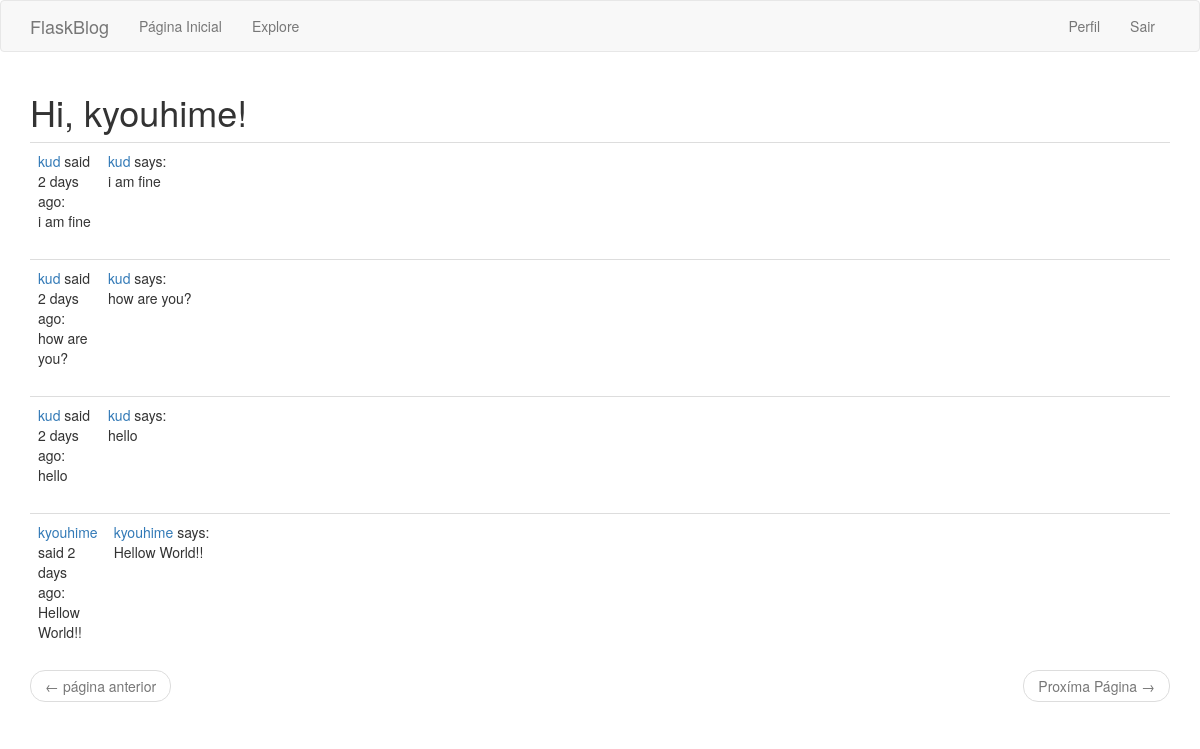
The page /explore (signed in) on the database its author committed.
### app/models.py (models this page shows, shortened)
class User(UserMixin, db.Model):
    id = db.Column(db.Integer, primary_key=True)
    username = db.Column(db.String(64), index=True, unique=True)
    email = db.Column(db.String(120), index=True, unique=True)
    password_hash = db.Column(db.String(128))
    posts = db.relationship('Post', backref='author', lazy='dynamic')
    about_me = db.Column(db.String(140))
    last_seen = db.Column(db.DateTime, default=datetime.utcnow)
    followed = db.relationship(
        'User', secondary=followers,
        primaryjoin=(followers.c.follower_id == id),
        secondaryjoin=(followers.c.followed_id == id),
        backref=db.backref('followers', lazy='dynamic'), lazy='dynamic'
    )

class Post(db.Model):
    id = db.Column(db.Integer, primary_key=True)
    body = db.Column(db.String(140))
    timestamp = db.Column(db.DateTime, index=True, default=datetime.utcnow)
    user_id = db.Column(db.Integer, db.ForeignKey('user.id'))

### app/routes.py (the view)
@app.route('/explore')
@login_required
def explore():
    page = request.args.get('page', 1, type=int)
    posts = Post.query.order_by(Post.timestamp.desc()).paginate(
        page, app.config['POSTS_PER_PAGE'], False)
    next_url = url_for('explore', page=posts.next_num) \
        if posts.has_next else None
    prev_url = url_for('explore', page=posts.prev_num) \
        if posts.has_prev else None
    return render_template('index.html', title='Explore', posts=posts.items, next_url=next_url, prev_url=prev_url)

### app/models.py (called while the page is built)
@login.user_loader
def load_user(id):
    return User.query.get(int(id))

### app/routes.py (called while the page is built)
@app.before_request
def before_request():
    if current_user.is_authenticated:
        current_user.last_seen = datetime.utcnow()
        db.session.commit()

### app/templates/index.html (shortened to what this page needs)
{% extends "base.html" %}
{% block app_content %}
    <h1>Hi, {{ current_user.username }}!</h1>
    {% for post in posts %}
        {% include '_post.html' %}
    {% endfor %}
    <nav aria-label="...">
        <ul class="pager">
            <li class="previous{% if not prev_url %} disabled{% endif %}">
                <a href="{{ prev_url or '#' }}">
                    <span aria-hidden="true">&larr;</span> página anterior
                </a>
            </li>
            <li class="next{% if not next_url %} disabled{% endif %}">
                <a href="{{ next_url or '#' }}">
                    Proxíma Página <span aria-hidden="true">&rarr;</span>
                </a>
            </li>
        </ul>
    </nav>
{% endblock %}

### app/templates/_post.html
<table class="table table-hover">
    <tr>
        <td width="70px">
            <a href="{{ url_for('user', username=post.author.username) }}">
                {{ post.author.username }}
            </a>
            said {{ moment(post.timestamp).fromNow() }}:
            <br>
            {{ post.body }}
        </td>
        <td>
            <a href="{{ url_for('user', username=post.author.username) }}">
                {{ post.author.username }}
            </a>
            says:
            <br>
            {{ post.body }}
        </td>
    </tr>
</table>

### rows shown on the page
User: username "kyouhime"
Post: author.username "kud", timestamp "2 days ago", body "i am fine"
Post: author.username "kud", timestamp "2 days ago", body "how are you?"
Post: author.username "kud", timestamp "2 days ago", body "hello"
Post: author.username "kyouhime", timestamp "2 days ago", body "Hellow World!!"
